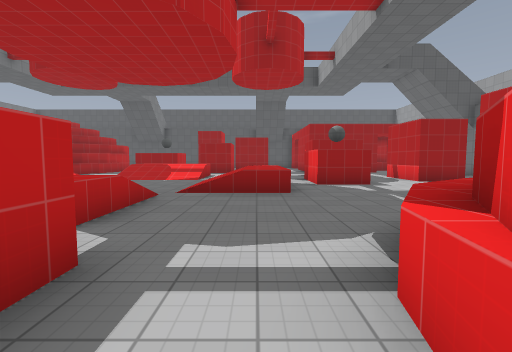
view 1 (above)

19 first-person views from a walk through a Godot game level. The camera is 1.5 m above the floor, tilts 4° down and sees 90° across. The floor is counted in squares, 2 m on a side. Each view is taken from the middle of a square. On the plan, view 1 faces up. The plan holds only what a view shows up to about 9 squares ahead; the rest is blank. The place goes on beyond the plan. Characters and animated objects are left out. Surface patterns are stand-ins for the level's own textures.

view 2
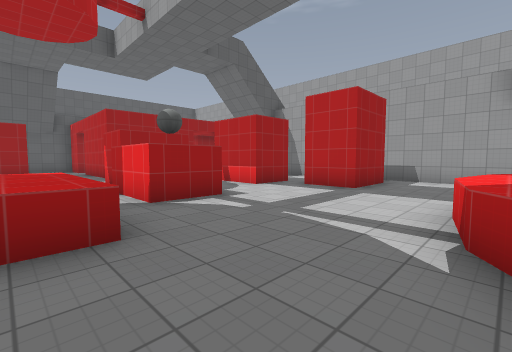

view 3
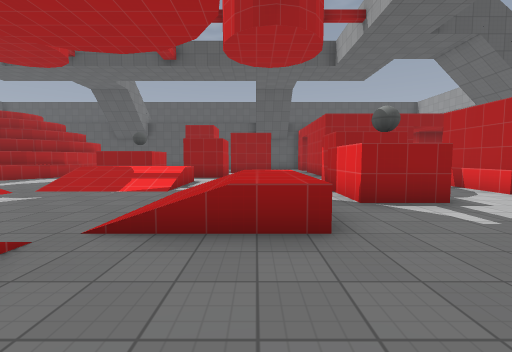

view 4
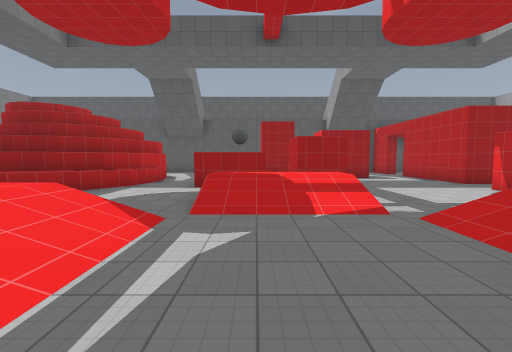

view 5
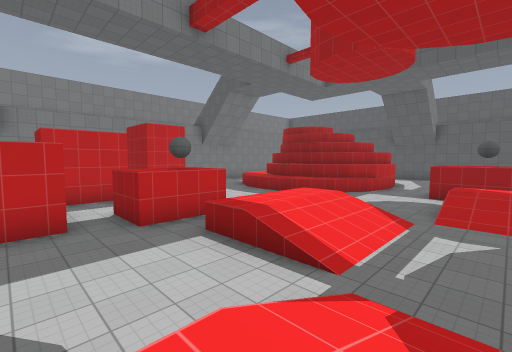

view 6
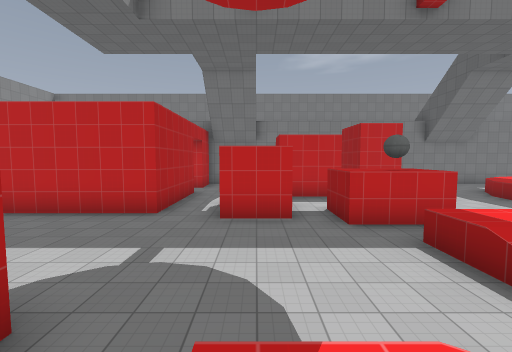

view 7
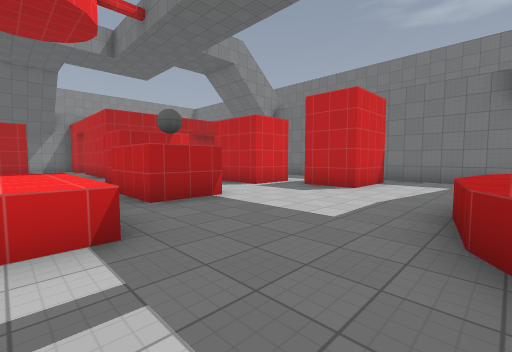

view 8
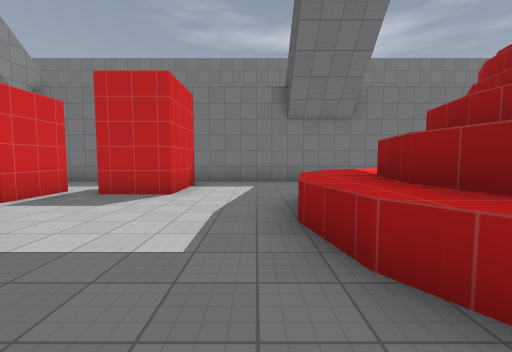

view 9
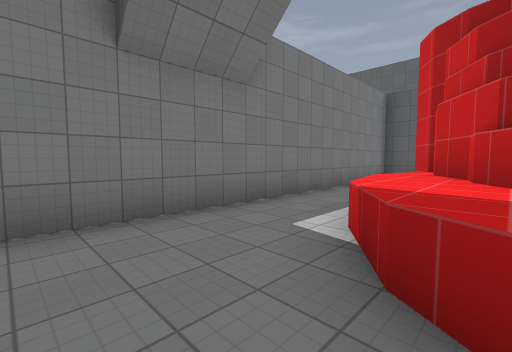

view 10
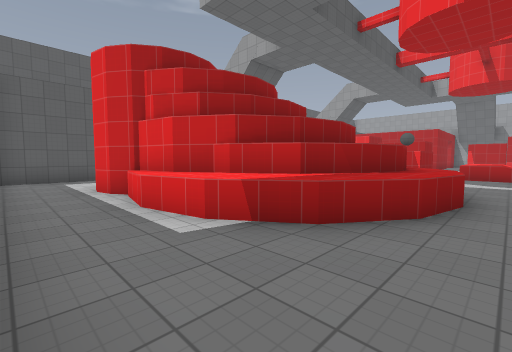

view 11
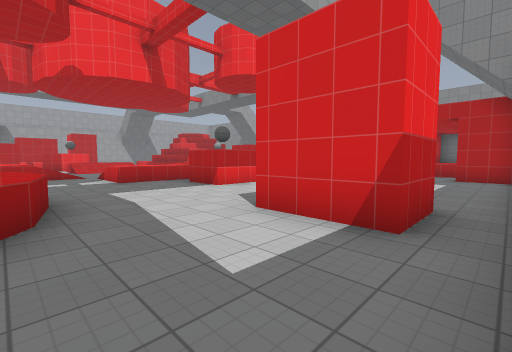

view 12
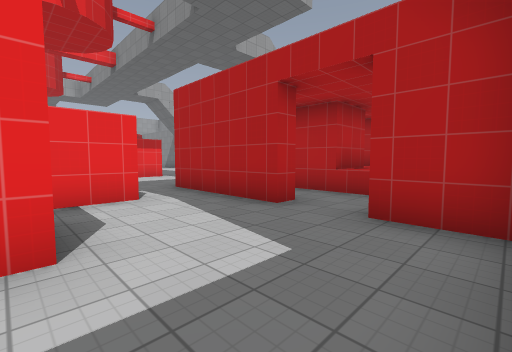

view 13
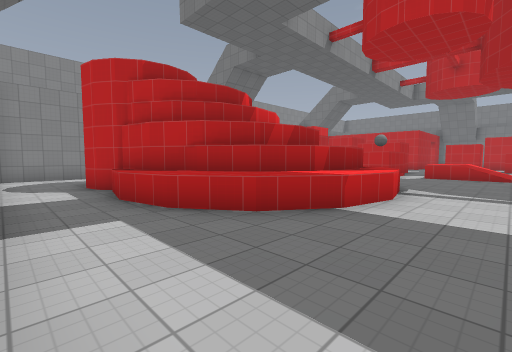

view 14
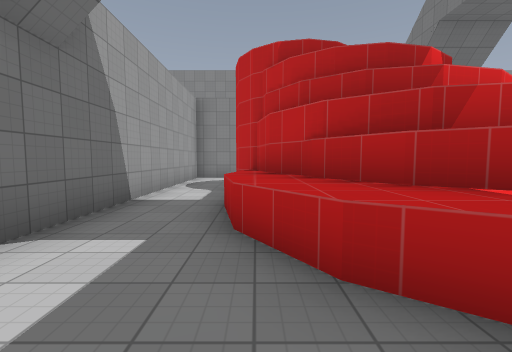

view 15
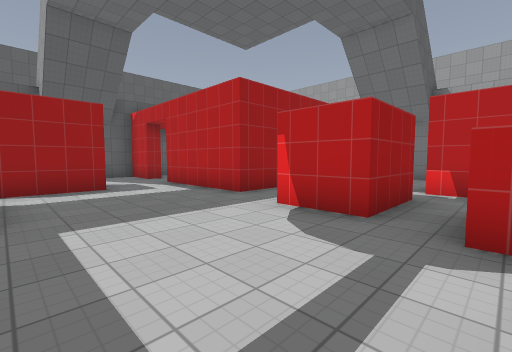

view 16
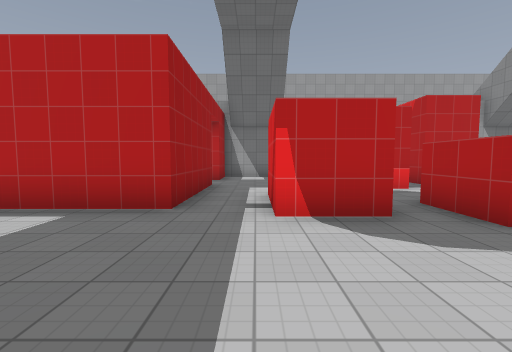

view 17
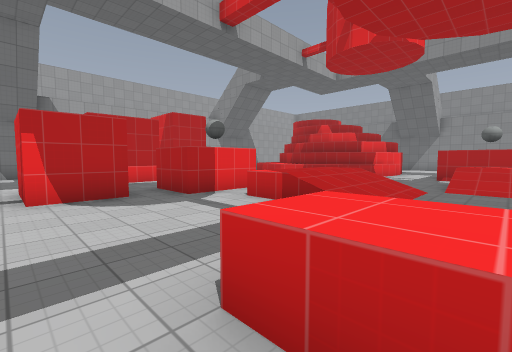

view 18
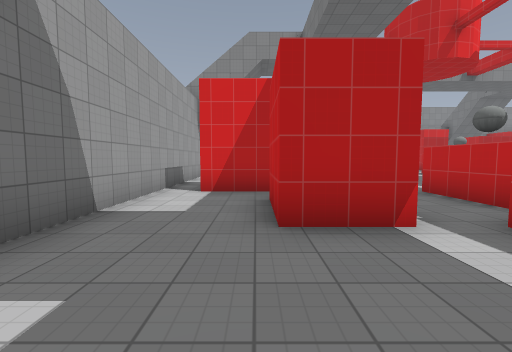

view 19
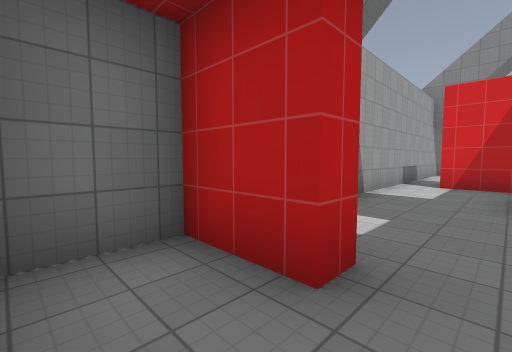

### Floor plan
Key: @ floor where view 1 was taken; # wall or solid block; . main floor; : floor 1 m higher than the main floor; / step, stairs or slope; = window, fence, low wall or low ledge; ^ raised ledge.
Columns run from 17 left of view 1 to 10 right of it. Each row starts with its distance up from view 1.
 20 ####
 19 #...
 18 #...              ..
 17 #..#              ...
 16 #..#            ##..#
 15 #..#            ....#   ...#
 14 #..^#    #..   #....#   ...#
 13 #..^#   ##..## #....####.###
 12 #...^####.... .............#
 11 #....^^^....=::=....##.....#
 10 #...........////.......#...#
  9 #...........////...##..#...#
  8 #.##......:/..../:/##......#
  7  .##......:/..../:/.....##.#
  6  ......##.:/..../:/.....##.#
  5 #...#..##...////...........#
  4 #...#.......////...........#
  3  .....##....:::.....^^^....#
  2  ...........   ....####^...#
  1  ...........# ##..##   #^..#
  0  ##.####...      @     #^..#
 -1    ... #..              #..#
 -2    ^## #.               #..#
 -3     ^                   #..#
 -4     ^                   ...#
 -5                         ...#
 -6                         ####

Where each view was taken, in squares from view 1:
view 1: 0 up, 0 right, facing up
view 2: 3 up, 0 right, facing up-right
view 3: 3 up, 0 right, facing up
view 4: 5 up, 4 left, facing up
view 5: 3 up, 4 left, facing up-left
view 6: 3 up, 4 left, facing left
view 7: 11 up, 7 left, facing down-left
view 8: 10 up, 8 left, facing left
view 9: 10 up, 13 left, facing up-left
view 10: 10 up, 16 left, facing up-right
view 11: 11 up, 16 left, facing down-right
view 12: 4 up, 16 left, facing down-right
view 13: 5 up, 9 right, facing down-left
view 14: 4 up, 7 right, facing down
view 15: 9 up, 1 left, facing up-right
view 16: 12 up, 1 left, facing right
view 17: 12 up, 3 left, facing down-right
view 18: 13 up, 7 right, facing down
view 19: 15 up, 7 right, facing down-right
